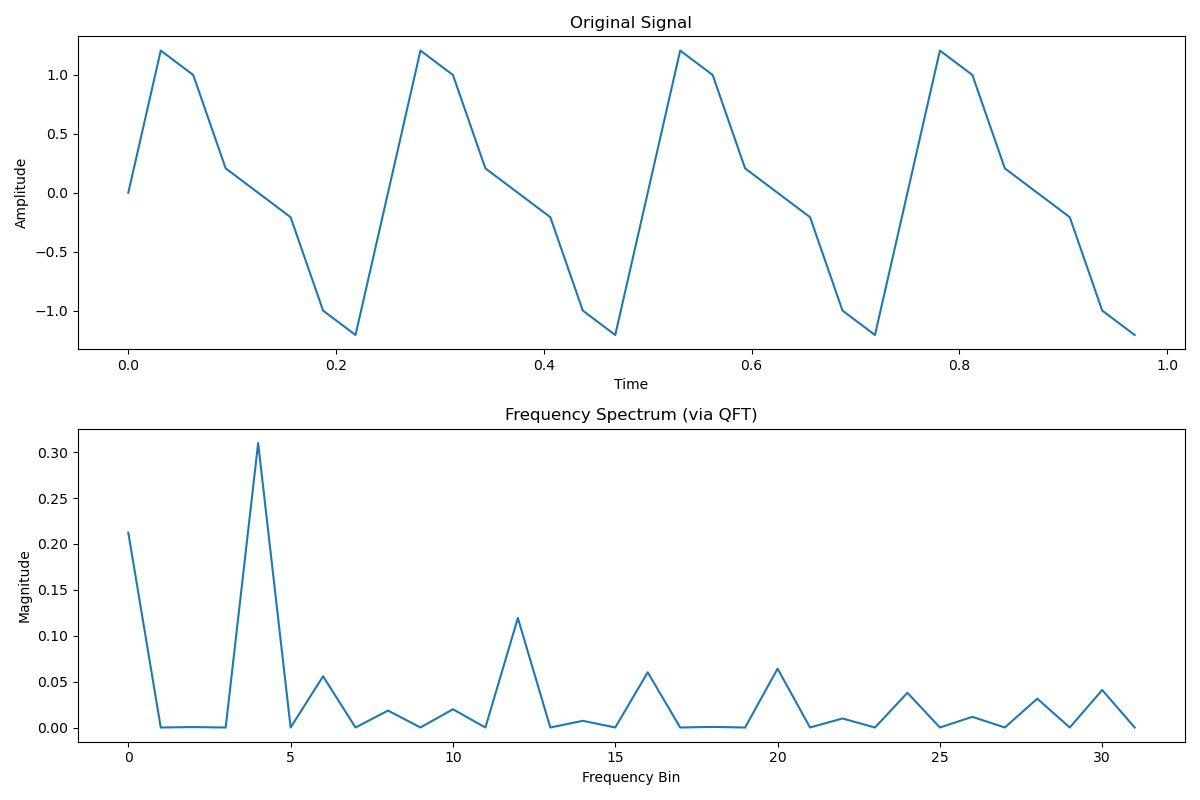

Generate this figure with Python:
import pennylane as qml
import numpy as np
import matplotlib.pyplot as plt

n_qubits = 5
signal_length = 2**n_qubits

dev = qml.device("default.qubit", wires=n_qubits)

def qft(wires):
    n_qubits = len(wires)
    
    for i in range(n_qubits):
        qml.Hadamard(wires=wires[i])
        for j in range(i+1, n_qubits):
            angle = np.pi/2**(j-i)
            
            qml.CNOT(wires=[wires[j], wires[i]])
            qml.RZ(-angle/2, wires=wires[i])
            qml.CNOT(wires=[wires[j], wires[i]])
            qml.RZ(angle/2, wires=wires[i])
    
    for i in range(n_qubits//2):
        qml.SWAP(wires=[wires[i], wires[n_qubits-i-1]])

def encode_signal(signal, normalize=True):
    if normalize:
        norm = np.sqrt(np.sum(np.abs(signal)**2))
        if norm > 0:
            signal = signal / norm
    return signal

@qml.qnode(dev)
def quantum_signal_processing(signal_amplitudes):
    qml.AmplitudeEmbedding(features=signal_amplitudes, wires=range(n_qubits), normalize=True)
    qft(range(n_qubits))
    return qml.state()

t = np.linspace(0, 1, signal_length, endpoint=False)
signal = np.sin(2*np.pi*4*t) + 0.5*np.sin(2*np.pi*8*t)

signal_amplitudes = encode_signal(signal)

result = quantum_signal_processing(signal_amplitudes)

frequency_spectrum = np.abs(result)**2

plt.figure(figsize=(12, 8))

plt.subplot(2, 1, 1)
plt.plot(t, signal)
plt.title("Original Signal")
plt.xlabel("Time")
plt.ylabel("Amplitude")

plt.subplot(2, 1, 2)
plt.plot(np.arange(signal_length), frequency_spectrum)
plt.title("Frequency Spectrum (via QFT)")
plt.xlabel("Frequency Bin")
plt.ylabel("Magnitude")

plt.tight_layout()
plt.savefig("quantum_signal_processing.png")
plt.close()